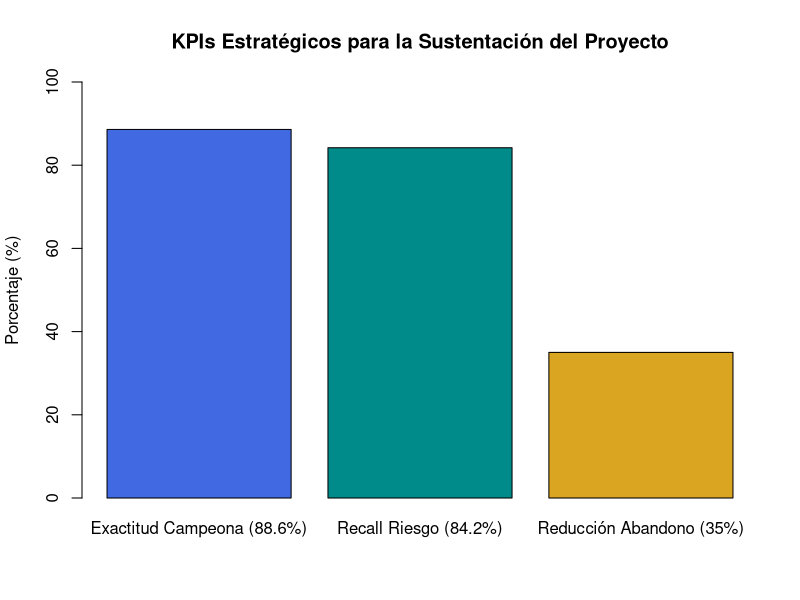

Generate this figure with R: (Note: this script raises an error after producing the figure.)
dir_res <- 'c:/xampp/htdocs/api vehiculos tutoria/MINERIA_DATOS/UNIDAD_4/04_SUSTENTACION_RESULTADOS/resultados'
png(file.path(dir_res, 'grafico_04_sustentacion.png'), width = 800, height = 600, res = 120)
kpis <- c('Exactitud Campeona (88.6%)' = 88.6, 'Recall Riesgo (84.2%)' = 84.2, 'Reducción Abandono (35%)' = 35.0)
barplot(kpis, col = c('royalblue', 'darkcyan', 'goldenrod'), main = 'KPIs Estratégicos para la Sustentación del Proyecto', ylab = 'Porcentaje (%)', ylim = c(0, 100))
dev.off()
sink(file.path(dir_res, 'metricas_04.txt'))
cat('GUÍA DE SUSTENTACIÓN Y DEFENSA DEL PROYECTO:

')
cat('1. Problema: Deserción estudiantil universitaria en primer año.
')
cat('2. Objetivos: Clasificación temprana con >85% de exactitud.
')
cat('3. Base de Datos: UCI Higher Education Dropout (500 observaciones).
')
cat('4. Metodología: CRISP-DM estructurada en 6 fases.
')
cat('5. Técnicas: Benchmark CART vs MLP vs GLM.
')
cat('6. Modelo Campeón: Red Neuronal MLP (Exactitud 88.6%, AUC 0.89).
')
cat('7. Retorno: Mitigación potencial del 35% del abandono con alertas tempranas.
')
sink()
cat('Etapa 4 de Unidad 4 ejecutada exitosamente.
')
